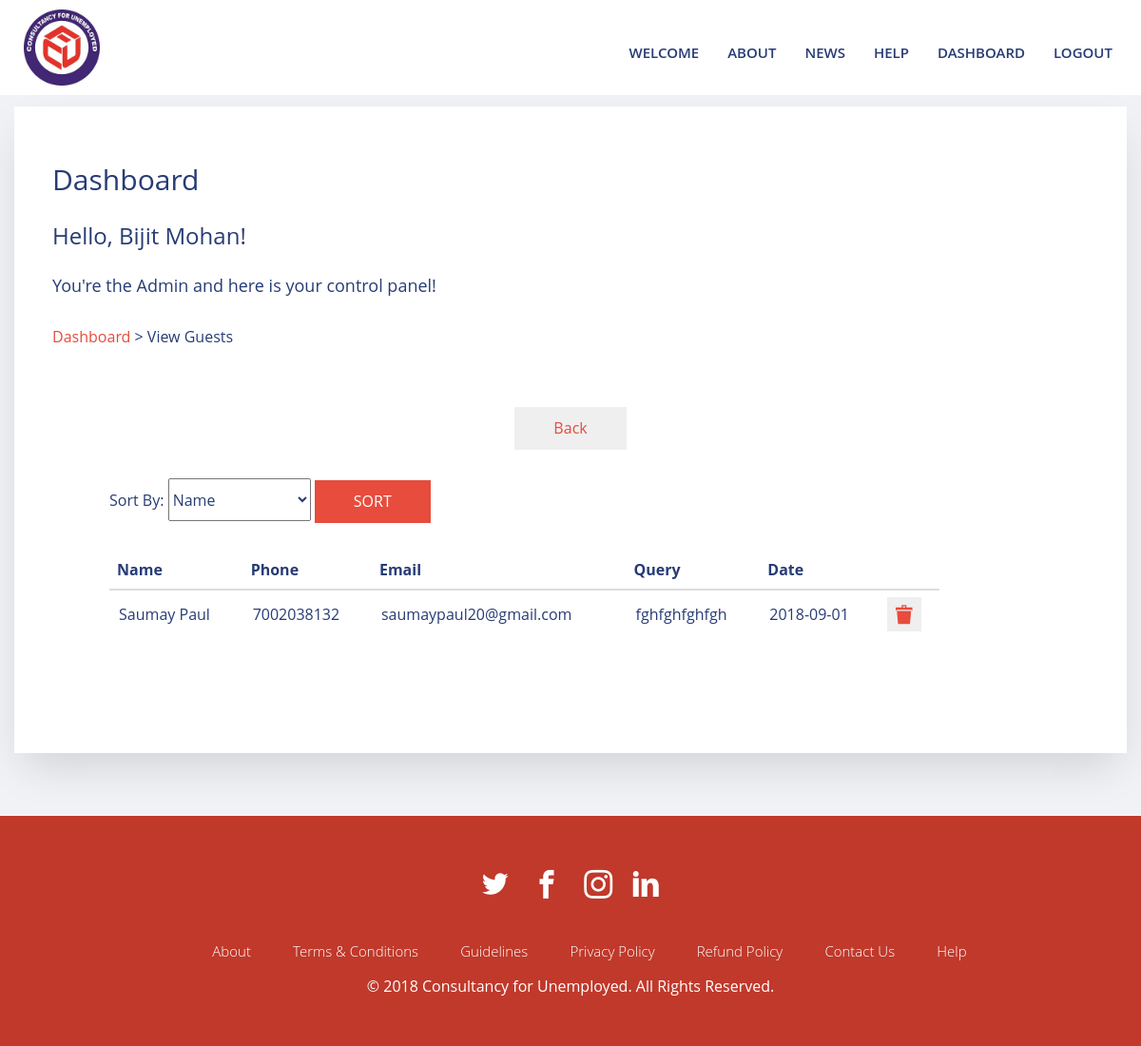
The page /admin_guests.php (signed in) on the database its author committed.
### tables this page shows
CREATE TABLE `users` (
  `user_id` int(11) NOT NULL,
  `user_type` varchar(100) NOT NULL,
  `fname` varchar(50) NOT NULL,
  `lname` varchar(50) NOT NULL,
  `ftname` varchar(50) NOT NULL,
  `email` varchar(200) NOT NULL,
  `phone` varchar(12) NOT NULL,
  `dob` date NOT NULL,
  `status` varchar(20) NOT NULL,
  `religion` varchar(20) NOT NULL,
  `caste` varchar(20) NOT NULL,
  `nationality` varchar(20) NOT NULL,
  `join_date` date NOT NULL,
  `password` varchar(500) NOT NULL,
  `gender` varchar(10) NOT NULL,
  `address` varchar(500) NOT NULL,
  `city` varchar(80) NOT NULL,
  `state` varchar(50) NOT NULL,
  `country` varchar(10) NOT NULL,
  `photo` varchar(200) NOT NULL,
  `exp` varchar(50) NOT NULL,
  `lang` varchar(100) NOT NULL,
  `terms` varchar(10) NOT NULL,
  `cv` varchar(200) NOT NULL,
  `reg_pay_status` varchar(50) NOT NULL,
  `reg_pay_txn` varchar(200) NOT NULL,
  `fin_pay_status` varchar(50) NOT NULL,
  `fin_pay_txn` varchar(200) NOT NULL
);

CREATE TABLE `guest` (
  `id` int(11) NOT NULL,
  `name` varchar(50) NOT NULL,
  `phone` text NOT NULL,
  `email` varchar(100) NOT NULL,
  `query` mediumtext NOT NULL,
  `join_date` date NOT NULL
);

### admin_guests.php (the view, shortened to what this page needs)
<?php
include('db.php');
include('nav.php');
if(isset($_SESSION['user_id'])){
        $allusers = "SELECT * FROM guest ORDER BY join_date";
    $result1 = mysqli_query($conn,$allusers) or die(mysqli_error($conn));
    $now = $_SESSION['user_id'];
  $profile_name = "SELECT * FROM users WHERE user_id='$now' AND user_type='admin'";
    $result2 = mysqli_query($conn,$profile_name) or die(mysqli_error($conn));
     $rows2 = mysqli_fetch_array($result2);
?>
    <section class="my-top-section probootstrap-bg-light" >
      <div class="container">
        <div class="row">
          <div class="col-md-12 probootstrap-form">
            <h2> Dashboard</h2>
            <h3> Hello, <?php echo $rows2['fname'],' ',$rows2['lname']  ; ?>!</h3>
            <h4> You're the Admin and here is your control panel!</h4>
                <p><a href="admin_dash.php">Dashboard </a> > View Guests</p>
      <div class="container">
        <div class="row">
          <div class="col-md-12">
            <div class="probootstrap-service-item " >
                    <p style="text-align:center;"><a  href="admin_dash.php" ><button class="btn " >Back</button></a></p>
                    <div class="table-responsive my-auto-table">
                        <form action="" name="sort_order" method="post">
                        <p>Sort By:
                        <select style="width:150px; height:45px;" name="order" id="order">
                        <option value="fname" <?php echo (isset($_POST['order']) && $_POST['order'] == 'name') ? 'selected="selected"' : ''; ?>>Name</option>
                    </select>
                     <input type="submit" name="order_btn" value="SORT" class="btn btn-primary">
                    </p>
                    </form>
      <table class="table" style="width: 90%; ">
                <thead>
			<tr>
				<th>Name</th>
				<th>Phone</th>
				<th>Email</th>
				<th>Query</th>
				<th>Date</th>
				<th></th>
			</tr>
		</thead>
		<tbody>
		<?php
		while ($rows1 = mysqli_fetch_array($result1)){
			echo '<tr>
					<td style="padding:10px; line-height: 2em">'.$rows1['name'].'</td>
					<td style="padding:10px; line-height: 2em">'.$rows1['phone'].'</td>
					<td style="padding:10px; line-height: 2em">'.$rows1['email'].'</td>
					<td style="padding:10px; line-height: 2em">'.$rows1['query'].'</td>
					<td style="padding:10px; line-height: 2em">'.$rows1['join_date'].'</td>
                    <td ><a href="delete.php?guest_id='.$rows1['id'].'" ><button class="icon-bin2" style="border:none; font-size: 20px; padding: 8px"></button></a></td>
				</tr>';
		}
            ?>
            	</tbody>
      </table>
    </div>
            </div>
          </div>
        </div>
      </div>
          </div>
        </div>
      </div>
    </section>
    <?php
}else{
    http_response_code(404);
    include('403forbidden.php');
}
include('footer.php');
?>

### css/mystyle.css (style rules this page uses)
.my-top-section { position: relative; background: #f1f2f6; padding: 7em 0 1em 0; }
.my-auto-table { height: 500px auto; overflow-y: auto; }

### rows shown on the page
users: fname "Bijit", lname "Mohan"
guest: name "Saumay Paul", phone "7002038132", email "saumaypaul20@gmail.com", query "fghfghfghfgh", join_date "2018-09-01"
